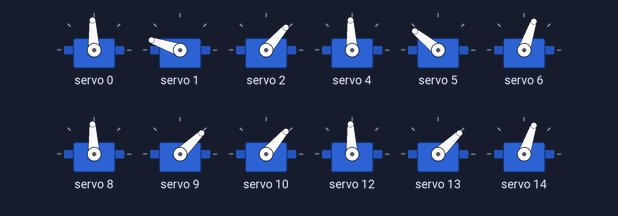
Bench run of a sketch on a simulated Arduino Uno, built with avr-gcc and run on an emulated ATmega328P. Shown: 12 × servo.

Above: at 8.05 s.
At 8.65 s:
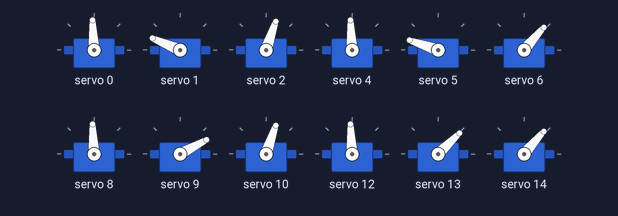
At 9.25 s:
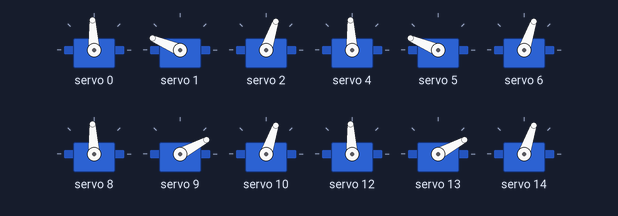
Timing chart, 0 to 11.0 s (numbered marks = the images above):
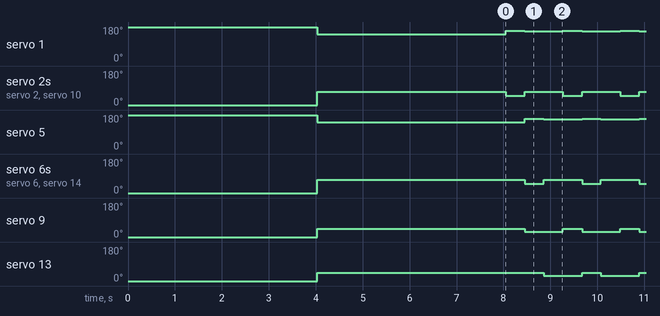

The sketch:

S.P.A.R.K_Moving_Left.ino
```cpp
/* S.P.A.R.K_Moving_Left
   Project: S.P.A.R.K
   Start date: 13 June 2023
   Last edited: 13 June 2023
   Info:

    S.P.A.R.K turning left
     Made by Nathan-Busse
*/

// Calling Libraries

#include <Adafruit_PWMServoDriver.h>
#include <Wire.h>

// Declaring pins

// Pin declarations
#define Coxae_A 0
#define Femur_A 1
#define Tibia_A 2

#define Coxae_B 4
#define Femur_B 5
#define Tibia_B 6

#define Coxae_C 8
#define Femur_C 9
#define Tibia_C 10

#define Coxae_D 12
#define Femur_D 13
#define Tibia_D 14

/* Resting leg position
   --------------------
*/

// Degres left femur
#define coxae_l 90
#define femur_l 180
#define tibia_l 0

// Degrees right femur
#define coxae_r 90
#define femur_r 0
#define tibia_r 0

/* Standing leg positions
   ----------------------
*/

// Left legs
#define FL_stand 135
#define TL_stand 70

// Right legs
#define FR_stand 45
#define TR_stand 70


/* Walking LEFT leg positions
   ---------------------
*/

// Left legs
#define LTL_rise 50
#define LFL_forward 154 // 155
#define LTL_lower 70
#define LFL_back 150

// Right legs
#define LTR_rise 50
#define LFR_forward 45 // 45
#define LTR_lower 70
#define LFR_back 30


/* Coxae positions
   ---------------
*/
#define CL_idle 90
#define CR_idle 90

/* Time delay
   ----------
*/
#define stand 4000
#define hold 400
#define rest 4000

/* PWM setup
   ---------
*/
#define MIN_PulseLength 500
#define MAX_PulseLength 2500
#define MED_PulseLength 2500
#define Frequency 50  // 50 HRz

Adafruit_PWMServoDriver pwm = Adafruit_PWMServoDriver();
int degrees;

void setup() {
  pwm.begin();
  pwm.setPWMFreq(Frequency);

/* Resting position
   ----------------
*/

// Left leg
  pwm.setPWM(Coxae_A, 0, pulseWidth(coxae_l));  // A
  pwm.setPWM(Femur_A, 0, pulseWidth(femur_l));  // A
  pwm.setPWM(Tibia_A, 0, pulseWidth(tibia_l));  // A

  pwm.setPWM(Coxae_B, 0, pulseWidth(coxae_l));   // B
  pwm.setPWM(Femur_B, 0, pulseWidth(femur_l));  // B
  pwm.setPWM(Tibia_B, 0, pulseWidth(tibia_l));  // B

  // Right leg
  pwm.setPWM(Coxae_C, 0, pulseWidth(coxae_r));   // C
  pwm.setPWM(Femur_C, 0, pulseWidth(femur_r));  // C
  pwm.setPWM(Tibia_C, 0, pulseWidth(tibia_r));  // C

  pwm.setPWM(Coxae_D, 0, pulseWidth(coxae_r));   // D
  pwm.setPWM(Femur_D, 0, pulseWidth(femur_r));  // D
  pwm.setPWM(Tibia_D, 0, pulseWidth(tibia_r));  // D

  // Left leg
  pwm.setPWM(Coxae_A, 0, pulseWidth(coxae_l));  // A
  pwm.setPWM(Femur_A, 0, pulseWidth(femur_l));  // A
  pwm.setPWM(Tibia_A, 0, pulseWidth(tibia_l));  // A

  pwm.setPWM(Coxae_B, 0, pulseWidth(coxae_l));   // B
  pwm.setPWM(Femur_B, 0, pulseWidth(femur_l));  // B
  pwm.setPWM(Tibia_B, 0, pulseWidth(tibia_l));  // B

  // Right leg
  pwm.setPWM(Coxae_C, 0, pulseWidth(coxae_r));   // C
  pwm.setPWM(Femur_C, 0, pulseWidth(femur_r));  // C
  pwm.setPWM(Tibia_C, 0, pulseWidth(tibia_r));  // C

  pwm.setPWM(Coxae_D, 0, pulseWidth(coxae_r));   // D
  pwm.setPWM(Femur_D, 0, pulseWidth(femur_r));  // D
  pwm.setPWM(Tibia_D, 0, pulseWidth(tibia_r));  // D
  delay(rest);

  /* Standing position
   ----------------
  */
  pwm.setPWM(Coxae_A, 0, pulseWidth(CL_idle));
  pwm.setPWM(Coxae_B, 0, pulseWidth(CL_idle));
  pwm.setPWM(Coxae_C, 0, pulseWidth(CR_idle));
  pwm.setPWM(Coxae_D, 0, pulseWidth(CR_idle));

  pwm.setPWM(Femur_A, 0, pulseWidth(FL_stand));
  pwm.setPWM(Femur_B, 0, pulseWidth(FL_stand));
  pwm.setPWM(Femur_C, 0, pulseWidth(FR_stand));
  pwm.setPWM(Femur_D, 0, pulseWidth(FR_stand));

  pwm.setPWM(Tibia_A, 0, pulseWidth(TL_stand));
  pwm.setPWM(Tibia_B, 0, pulseWidth(TL_stand));
  pwm.setPWM(Tibia_C, 0, pulseWidth(TR_stand));
  pwm.setPWM(Tibia_D, 0, pulseWidth(TR_stand));
  delay(stand);
}


void loop() {

  // Walking
  pwm.setPWM(Coxae_A, 0, pulseWidth(CL_idle));
  pwm.setPWM(Coxae_B, 0, pulseWidth(CL_idle));
  pwm.setPWM(Coxae_C, 0, pulseWidth(CR_idle));
  pwm.setPWM(Coxae_D, 0, pulseWidth(CR_idle));

  // Rise
  pwm.setPWM(Tibia_A, 0, pulseWidth(LTL_rise));
  pwm.setPWM(Tibia_C, 0, pulseWidth(LTR_rise));
  pwm.setPWM(Femur_A, 0, pulseWidth(LFL_forward));
  pwm.setPWM(Femur_C, 0, pulseWidth(LFR_forward));
  delay(hold);


  pwm.setPWM(Femur_D, 0, pulseWidth(LFR_forward));
  pwm.setPWM(Femur_B, 0, pulseWidth(LFL_forward));
  pwm.setPWM(Tibia_D, 0, pulseWidth(LTR_rise));
  pwm.setPWM(Tibia_B, 0, pulseWidth(LTL_rise));
  //delay(hold);

  // Lower

  pwm.setPWM(Femur_A, 0, pulseWidth(LFL_back));
  pwm.setPWM(Femur_C, 0, pulseWidth(LFR_back));
  pwm.setPWM(Tibia_A, 0, pulseWidth(LTL_lower));
  pwm.setPWM(Tibia_C, 0, pulseWidth(LTR_lower));
  delay(hold);


  pwm.setPWM(Femur_D, 0, pulseWidth(LFR_back));
  pwm.setPWM(Femur_B, 0, pulseWidth(LFL_back));
  pwm.setPWM(Tibia_D, 0, pulseWidth(LTR_lower));
  pwm.setPWM(Tibia_B, 0, pulseWidth(LTL_lower));
  delay(hold);
}

/* Pulsewidth declaration
   ----------------------
*/
int pulseWidth(int angle) {
  int pulse_wide, analog_value;
  pulse_wide = map(angle, 0, 180, MIN_PulseLength, MAX_PulseLength);
  analog_value = int(float(pulse_wide) / 1000000 * Frequency * 4096);
  Serial.println(analog_value);
  return analog_value;
}
```

Measured:
- by itself, servo 1: repeats every 1.2 s: 161° 0.41 s, 157° 0.81 s
- by itself, servo 2, servo 10: repeats every 1.2 s: 49° 0.41 s, 71° 0.81 s
- by itself, servo 5: repeats every 1.2 s: 161° 0.40 s, 157° 0.82 s
- by itself, servo 6, servo 14: repeats every 1.2 s: 49° 0.40 s, 71° 0.82 s
- by itself, servo 9: repeats every 1.2 s: 28° 0.81 s, 44° 0.41 s
- by itself, servo 13: repeats every 1.2 s: 28° 0.82 s, 44° 0.40 s
